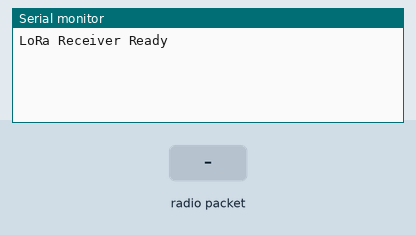
Bench run of a sketch on a simulated Arduino Uno, built with avr-gcc and run on an emulated ATmega328P. Shown: the last lines printed to the serial monitor. The test bench sets the inputs (shaded band). No radio packets arrive unless stated.

Above: at 1.2 s.
1.3 s: radio packet "1" arrives
At 2.5 s:
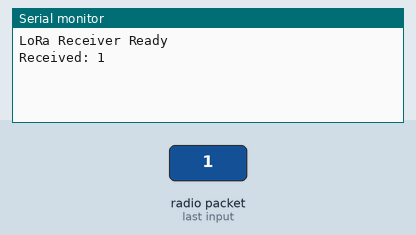
2.8 s: radio packet "0" arrives
At 3.8 s:
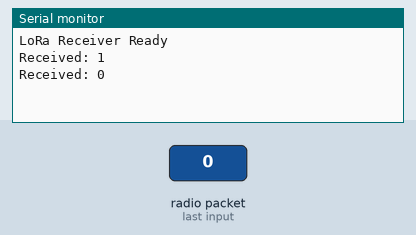
4.3 s: radio packet "2" arrives
At 5.0 s:
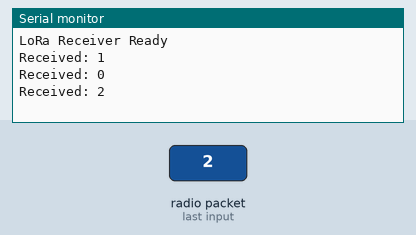

The sketch:

Lora.ino
```cpp
#include <SPI.h>
#include <LoRa.h>

#define SS   10
#define RST  9
#define DIO0 2

void setup() {
    Serial.begin(115200);
    while (!Serial);
    Serial.println("LoRa Receiver Ready");

    if (!LoRa.begin(433E6)) {
        Serial.println("LoRa initialization failed!");
        while (1);
    }
}

void loop() {
    int packetSize = LoRa.parsePacket();
    if (packetSize) {
        Serial.print("Received: ");
        while (LoRa.available()) {
            Serial.print((char)LoRa.read());
        }
        Serial.println();
    }
}
```

Measured:
- after the input at 1.3 s, the serial monitor: prints a new line at once (image 1)
- after the input at 2.8 s, the serial monitor: prints a new line at once (image 2)
- after the input at 4.3 s, the serial monitor: prints a new line at once (image 3)
